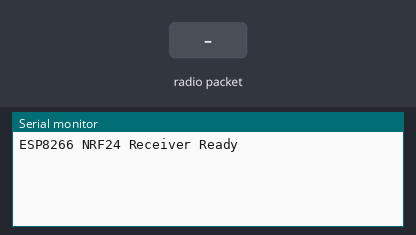
The sketch below on a simulated ESP8266 (NodeMCU). Shown: the last lines printed to the serial monitor. Inputs (shaded band) come from the test bench. No radio packets arrive unless stated.

Above: at 2.2 s.
2.3 s: radio packet "1" arrives
At 3.5 s:
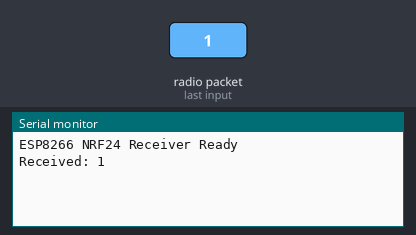
3.8 s: radio packet "0" arrives
At 4.9 s:
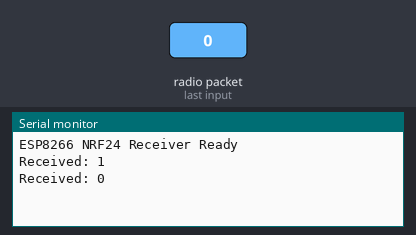
5.3 s: radio packet "2" arrives
At 6.1 s:
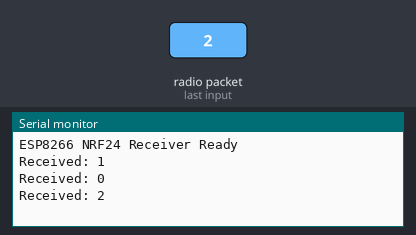

The sketch:

Receiver_code.ino
```cpp
#include <SPI.h>
#include <nRF24L01.h>
#include <RF24.h>

// Define CE and CSN pins for ESP8266 (NodeMCU)
#define CE_PIN D2  // GPIO4
#define CSN_PIN D1 // GPIO5

RF24 radio(CE_PIN, CSN_PIN);

const byte address[6] = "00001";

void setup() {
  Serial.begin(9600);
  delay(1000); // Wait for serial

  if (!radio.begin()) {
    Serial.println("NRF24L01 not found!");
    while (1); // Stop here if NRF not working
  }

  radio.openReadingPipe(0, address);
  radio.setPALevel(RF24_PA_MIN);   // Reduce power for stability
  radio.setDataRate(RF24_1MBPS);   // Optional: Set data rate
  radio.startListening();

  Serial.println("ESP8266 NRF24 Receiver Ready");
}

void loop() {
  if (radio.available()) {
    char text[32] = "";
    radio.read(&text, sizeof(text));
    Serial.print("Received: ");
    Serial.println(text);
  }
}
```

Measured:
- after the input at 2.3 s, the serial monitor: prints a new line at once (image 1)
- after the input at 3.8 s, the serial monitor: prints a new line at once (image 2)
- after the input at 5.3 s, the serial monitor: prints a new line at once (image 3)
